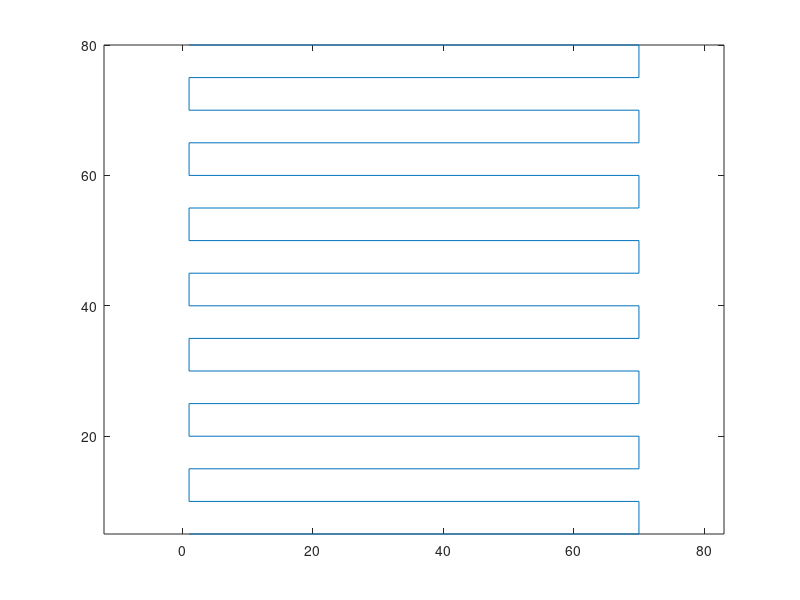

Source code (MATLAB):
clear all 
close all

rep=8;
goy=5;
startLine=1;
endLine=70;
x=[];
y=[];
count=0;

for i=1:rep
    count=count+1;
    x=[x startLine endLine];
    y=[y goy*count goy*count];
    count=count+1;    
    x=[x endLine startLine];
    y=[y goy*count goy*count];
    
end

plot (x,y)
axis equal